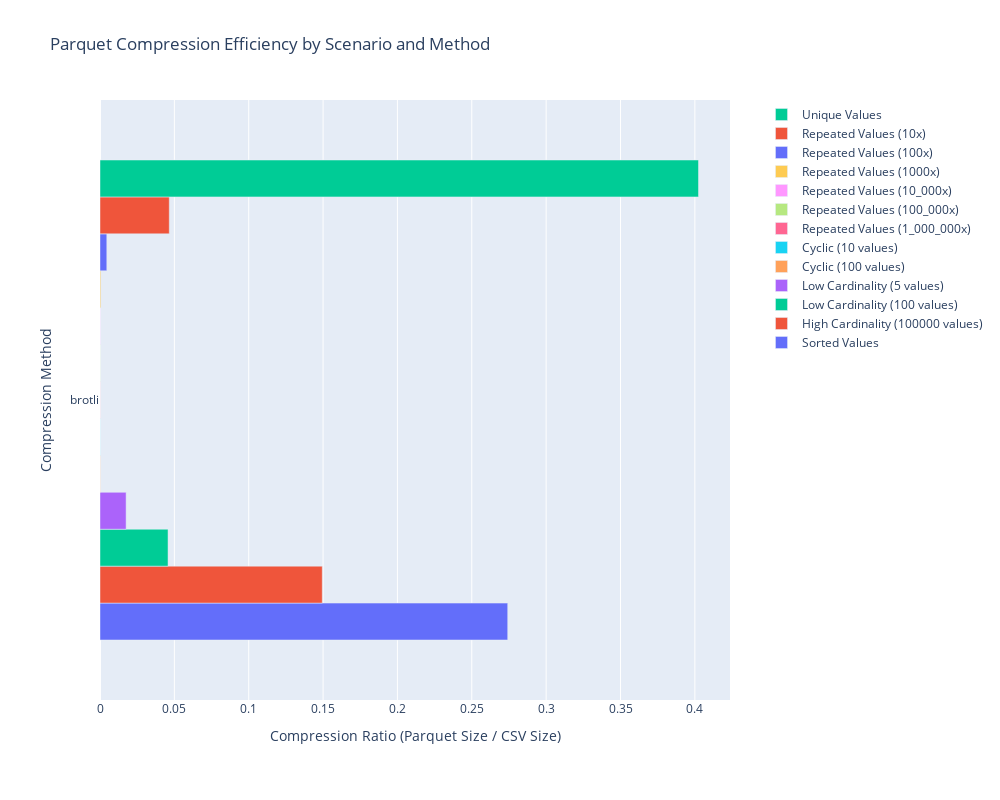

The notebook cell this image was saved under:
### Code cell
# Create visualization with plotly
import plotly.graph_objects as go

# Prepare data for plotting
scenarios_df = results_df['Scenario'].unique()
compression_methods = results_df['Compression'].unique()

# Create figure
fig = go.Figure()

# Add traces for each scenario in reverse order to match legend with bars
for scenario_name in reversed(scenarios_df):
    data = results_df[results_df['Scenario'] == scenario_name]
    
    fig.add_trace(go.Bar(
        y=data['Compression'],
        x=data['Compression Ratio'],
        name=scenario_name,
        orientation='h'
    ))

# Update layout
fig.update_layout(
    title='Parquet Compression Efficiency by Scenario and Method',
    xaxis_title='Compression Ratio (Parquet Size / CSV Size)',
    yaxis_title='Compression Method',
    barmode='group',
    height=800,
    width=1000,
    legend=dict(
        x=1.05,
        y=1,
        xanchor='left',
        yanchor='top',
        traceorder='reversed'  # Ensure legend order matches visual order
    ),
    margin=dict(l=100, r=100, t=100, b=100)
)

# Show interactive plot
fig.show()

### Figure 1 — Plotly figure (JSON) as saved in the notebook; plotly's stock layout.template omitted (floating-point values rounded to 4 significant figures)
{"data": [{"name": "Sorted Values", "orientation": "h", "type": "bar", "x": [0.2742], "y": ["brotli"]}, {"name": "High Cardinality (100000 values)", "orientation": "h", "type": "bar", "x": [0.1495], "y": ["brotli"]}, {"name": "Low Cardinality (100 values)", "orientation": "h", "type": "bar", "x": [0.04575], "y": ["brotli"]}, {"name": "Low Cardinality (5 values)", "orientation": "h", "type": "bar", "x": [0.01756], "y": ["brotli"]}, {"name": "Cyclic (100 values)", "orientation": "h", "type": "bar", "x": [0.0001388], "y": ["brotli"]}, {"name": "Cyclic (10 values)", "orientation": "h", "type": "bar", "x": [8.897e-05], "y": ["brotli"]}, {"name": "Repeated Values (1_000_000x)", "orientation": "h", "type": "bar", "x": [8.458e-05], "y": ["brotli"]}, {"name": "Repeated Values (100_000x)", "orientation": "h", "type": "bar", "x": [8.784e-05], "y": ["brotli"]}, {"name": "Repeated Values (10_000x)", "orientation": "h", "type": "bar", "x": [0.0001292], "y": ["brotli"]}, {"name": "Repeated Values (1000x)", "orientation": "h", "type": "bar", "x": [0.0005404], "y": ["brotli"]}, {"name": "Repeated Values (100x)", "orientation": "h", "type": "bar", "x": [0.004572], "y": ["brotli"]}, {"name": "Repeated Values (10x)", "orientation": "h", "type": "bar", "x": [0.04658], "y": ["brotli"]}, {"name": "Unique Values", "orientation": "h", "type": "bar", "x": [0.4024], "y": ["brotli"]}], "layout": {"barmode": "group", "height": 800, "legend": {"traceorder": "reversed", "x": 1.05, "xanchor": "left", "y": 1, "yanchor": "top"}, "margin": {"b": 100, "l": 100, "r": 100, "t": 100}, "title": {"text": "Parquet Compression Efficiency by Scenario and Method"}, "width": 1000, "xaxis": {"title": {"text": "Compression Ratio (Parquet Size / CSV Size)"}}, "yaxis": {"title": {"text": "Compression Method"}}}}
